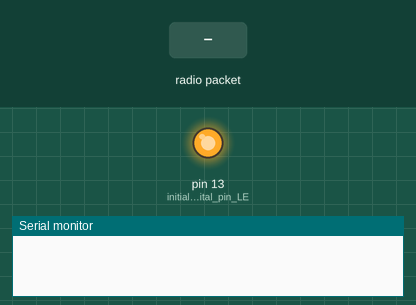
Recording of a sketch running on a simulated Arduino Uno, built with avr-gcc and run on an emulated ATmega328P. Shown: output pins drawn as LEDs (lit = HIGH), the last lines printed to the serial monitor. Inputs (shaded band) come from the test bench. No radio packets arrive unless stated.

Above: at 0.01 s.
At 2.3 s:
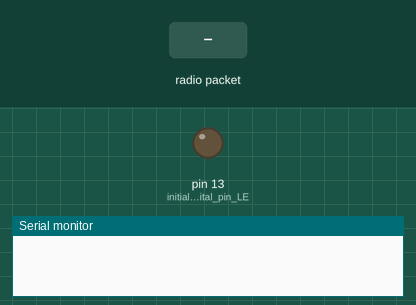
2.4 s: radio packet "1" arrives
At 3.2 s:
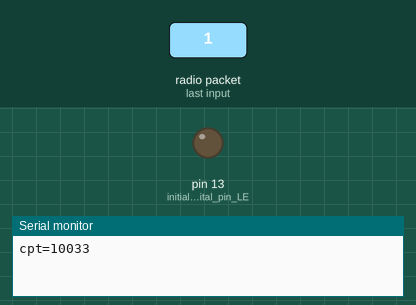
Timing chart, 0 to 5.4 s (numbered marks = the images above; inputs shaded):
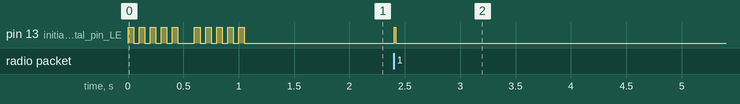

The sketch:

ARDUINO_RF433RecieverWithOLed.ino
```cpp
/********* Ecran *******************/
/*#include <SPI.h>
#include <Wire.h>
#include <Adafruit_GFX.h>
#include <Adafruit_SSD1306.h>*/
/********* Ecran *******************/

/********** Reception ****************/
#include <VirtualWire.h>
/********** Reception ****************/

/********* Ecran *******************/
/*#define OLED_RESET 4
Adafruit_SSD1306 display(OLED_RESET);

#if (SSD1306_LCDHEIGHT != 32)
#error("Height incorrect, please fix Adafruit_SSD1306.h!");
#endif*/
/********* Ecran *******************/

/********** Reception ****************/
#define NO_MODULE 13
#define RX_PIN 11
typedef struct {
  char NoModule=NO_MODULE;
  float Temperature;
} MaStructure;
/********** Reception ****************/

void setup()   {
  pinMode(LED_BUILTIN, OUTPUT); // initialize digital pin LED_BUILTIN as an output.
  Serial.begin(9600);
  /***************** Init Ecran (Debut)**********************************************/
/*  display.begin(SSD1306_SWITCHCAPVCC, 0x3C);  // initialize with the I2C addr 0x3C (for the 128x32)
  display.clearDisplay();
  display.setTextSize(1);
  display.setTextColor(WHITE, BLACK);
//  display.setTextColor(BLACK, WHITE);
  display.setCursor(0,0);
  display.println("Chambre William");
  display.setTextColor(WHITE, BLACK);
  display.println("---------------------");
  display.setCursor(0,16);
  display.setTextSize(2);
  display.print("Temperature");
//  display.startscrollleft(0x00, 0x0F);
//  display.startscrollright(0x00, 0x0F);
//  display.startscrolldiagright(0x00, 0x07);
//  display.startscrolldiagleft(0x00, 0x07);
//  display.stopscroll();
//  display.stopscroll();
  display.display();*/
/***************** Init Ecran (Fin) **********************************************/
  //delay(2000);

/***************** Init Reception (Debut) **********************************************/
  vw_set_rx_pin(RX_PIN);
  vw_setup(2000);
  vw_rx_start(); // On peut maintenant recevoir des messages
/***************** Init Reception (Fin) **********************************************/

/***************** Clignottement LED (Debut) **********************************************/
  for (int i=0; i<10; i++)
  {
    digitalWrite(LED_BUILTIN, HIGH);
    delay(50);
    digitalWrite(LED_BUILTIN, LOW);
    delay(50);
    if (i==4) {delay(100);}
  }
/***************** Clignottement LED (Fin) **********************************************/

}


void loop()
{
  //MaStructure message;
  //byte taille_message = sizeof(MaStructure);
  int cpt;
  byte taille_message = sizeof(cpt);

  /*
   La variable "taille_message" doit impérativement être remise à
   la taille de la structure avant de pouvoir recevoir un message.
   Le plus simple est d'utiliser une variable locale pour ne pas
   avoir à réassigner la valeur à chaque début de loop().
   */

  // On attend de recevoir un message
  vw_wait_rx();

  digitalWrite(LED_BUILTIN, HIGH);
  delay(10);
  digitalWrite(LED_BUILTIN, LOW);

  if (vw_get_message((byte *) &cpt, &taille_message)) {
    // On copie le message, qu'il soit corrompu ou non

    Serial.print("cpt="); // Affiche le message
    Serial.print(cpt);

/*  if (vw_get_message((byte *) &message, &taille_message)) {
    // On copie le message, qu'il soit corrompu ou non

    Serial.print("NoModule="); // Affiche le message
    Serial.print(message.NoModule);
    Serial.print(" Temperature=");
    Serial.println(message.Temperature);*/
  }
}
```

Measured:
- after the input at 2.4 s, pin 13 (initialize_digital_pin_LE): LOW → HIGH at once, → LOW 0.01 s later
